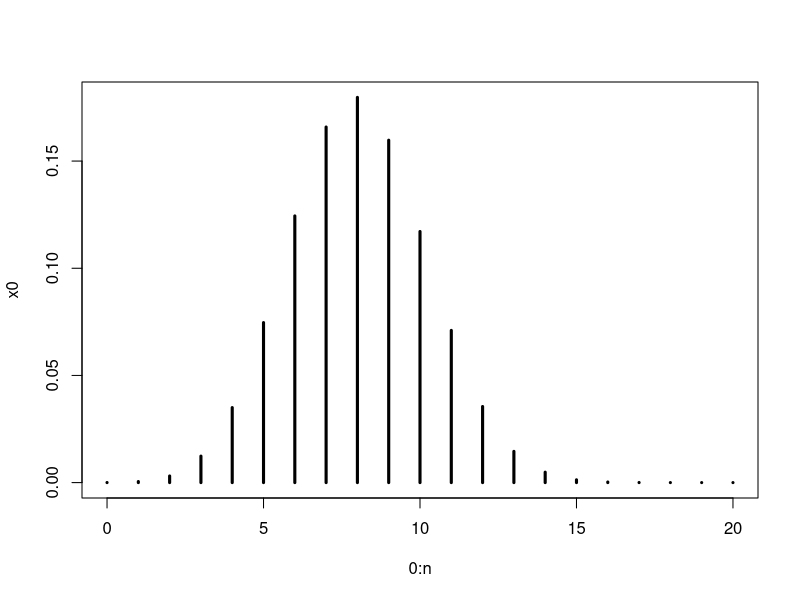
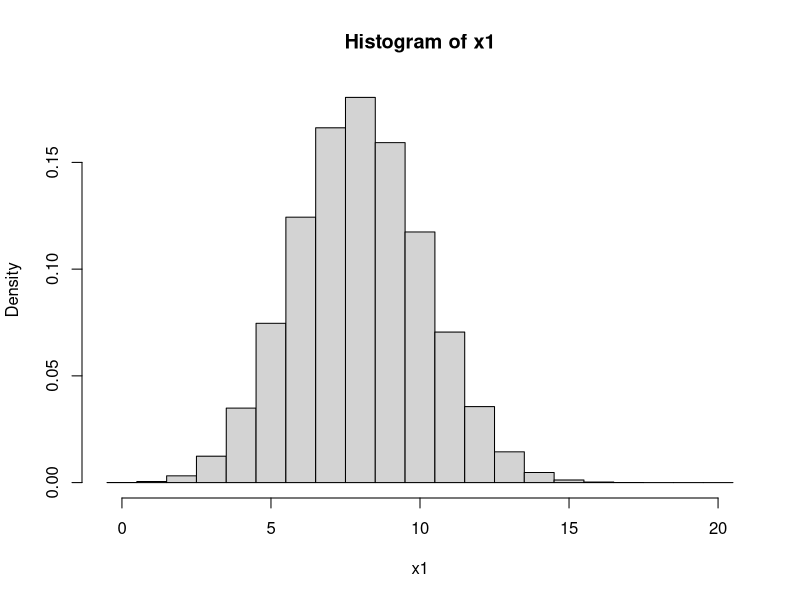
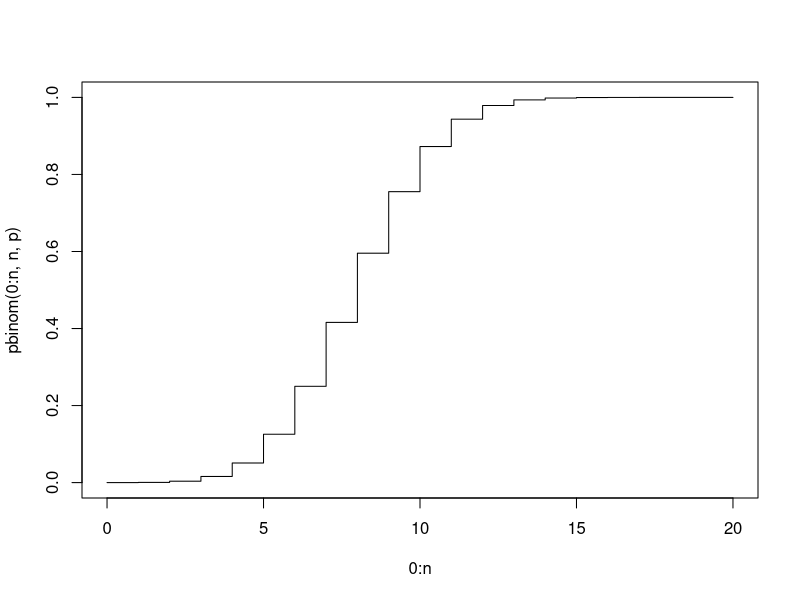
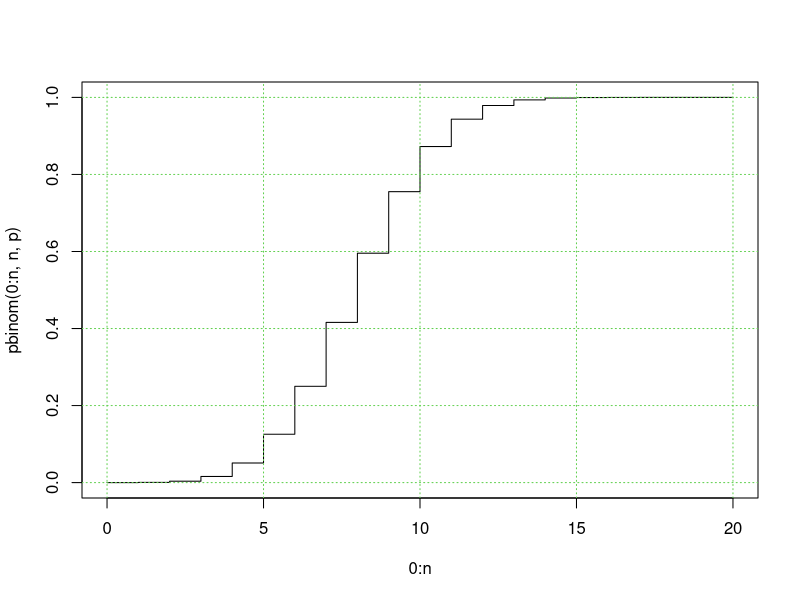
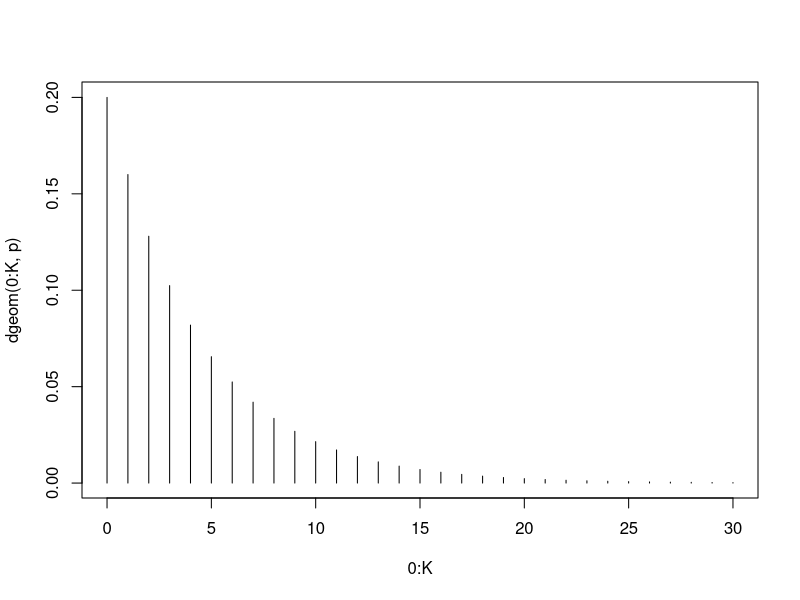
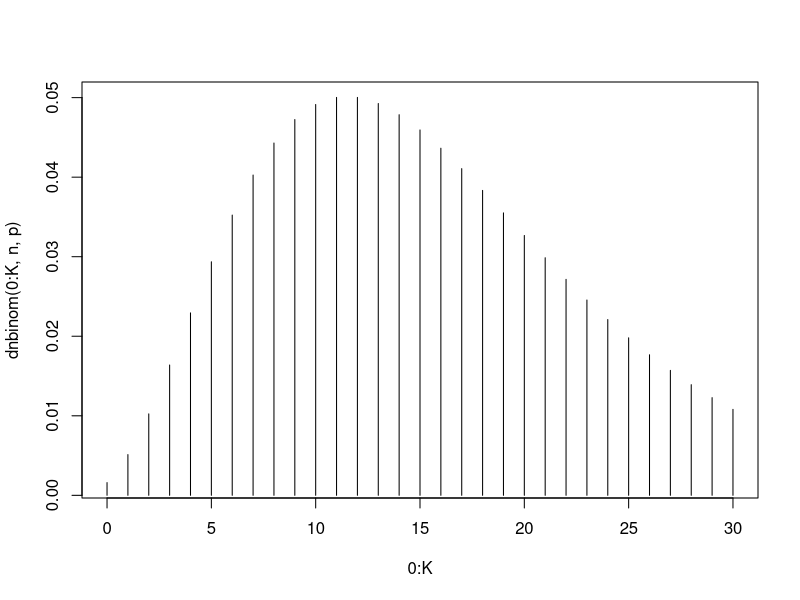
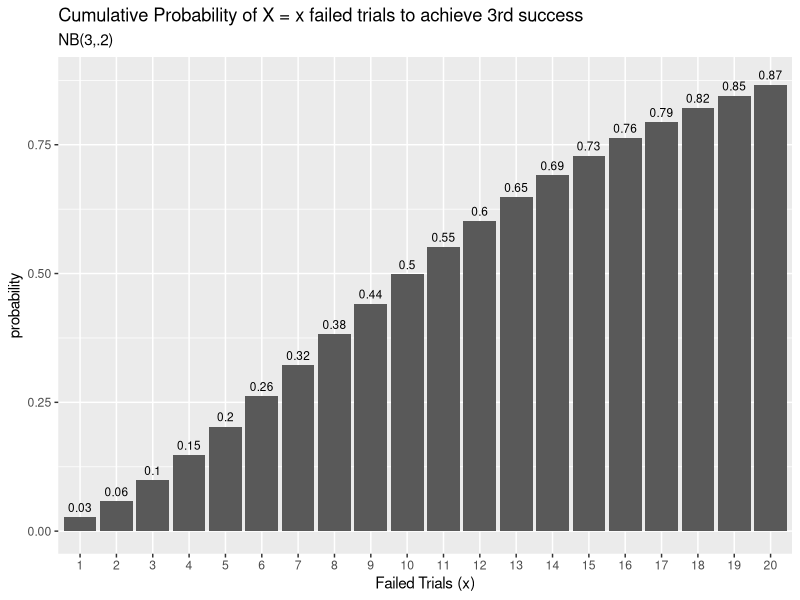
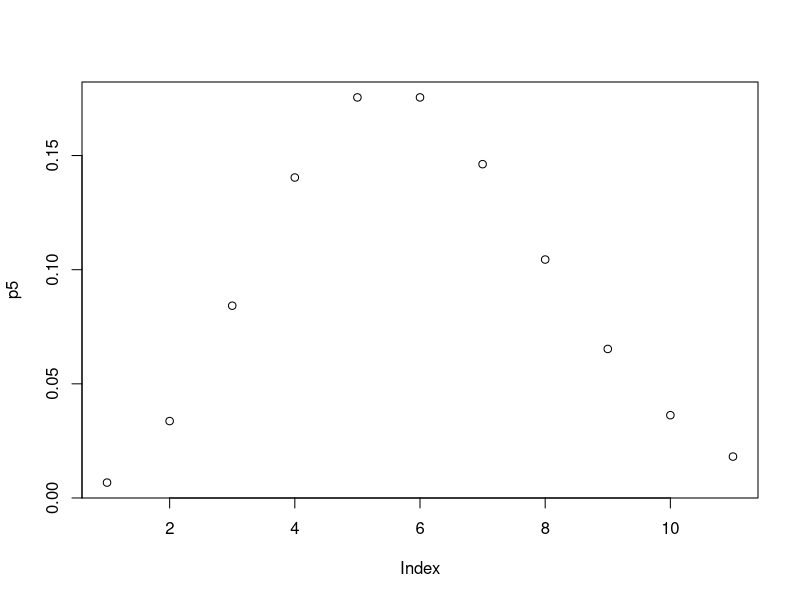

Source code (R) for these figures, in order:
## ---- chunk 1
n = 20
p = 0.4
rbinom(1,n,p) #one binomial distributed random variable with (n,p)


rbinom(5,n,p) #five binomial distributed random variables with (n,p)
## ---- chunk 2
dbinom(3,n,p)
dbinom(3.3,n,p) #Why wrong?
## ---- chunk 3
x0 = dbinom(0:n,n,p) # probability at each point of x
plot(0:n,x0,type = 'h', lwd = 3)
## ---- chunk 4
sum(dbinom(0:100,100,.3))
## ---- chunk 5
pbinom(4,n,p) # cumulative probability values.

sum(dbinom(0:4,n,p)) 

## ---- chunk 6
dbinom(4,n,p) # Exact value


#by simulation
mean(rbinom(1000,n,p) == 4)
## ---- chunk 7
x1 <- rbinom(1000000,n,p)
hist(x1, prob = T, breaks = seq(-.5,20.5,by = 1))
## ---- chunk 8
pbinom(5,n,p)
## ---- chunk 9
plot(0:n,pbinom(0:n,n,p), type = 's')
## ---- chunk 10
pbinom(5,n,p)
pbinom(5.1,n,p)
pbinom(4.99,n,p)
## ---- chunk 11
plot(0:n,pbinom(0:n,n,p), type = 's')
grid(col = 3)
## ---- chunk 12
qbinom(.3,n,p)
qbinom(.35,n,p)
qbinom(.4722,n,p)
qbinom(.2799,n,p)

## ---- chunk 13
qbinom(pbinom(6,n,p),n,p)

## ---- chunk 14
pbinom(qbinom(.333,n,p),n,p)
## ---- chunk 15
n = 4
p = .2
K = 30
plot(0:K, dgeom(0:K,p), type = 'h')
plot(0:K, dnbinom(0:K,n,p), type = 'h')
## ---- chunk 16
r = 3
p = 0.20
n = 7 - r
# exact
dnbinom(x = n, size = r, prob = p)
## ---- chunk 17
# simulated
mean(rnbinom(n = 10000, size = r, prob = p) == n)

## ---- chunk 18
library(dplyr)
library(ggplot2)

data.frame(x = 1:20, 
           pmf = dnbinom(x = 1:20, size = r, prob = p),
           cdf = pnbinom(q = 1:20, size = r, prob = p, lower.tail = TRUE)) %>%
ggplot(aes(x = factor(x), y = cdf)) +
  geom_col() +
  geom_text(
    aes(label = round(cdf,2), y = cdf + 0.01),
    size = 3,
    vjust = 0
  ) +
  labs(title = "Cumulative Probability of X = x failed trials to achieve 3rd success",
       subtitle = "NB(3,.2)",
       x = "Failed Trials (x)",
       y = "probability") 
## ---- chunk 19
p5=dpois(0:10,5)
p0.9=dpois(0:10,0.9)
plot(p5)
plot(p0.9)
## ---- chunk 20
plot(0:K, dpois(0:K, 5), type = 'h') #pmf
## ---- chunk 21
plot(0:K, ppois(0:K, 5), type = 's') #cdf
## ---- chunk 22
x = 14 #number of successive draws
m = 70 #total number of successes inside the urn
n = 30 #total number of failures inside the urn
k = 20 #number of draws(trails)

dhyper(x = x, m = m, n = n, k = k)
## ---- chunk 23
library(ggplot2)
library(dplyr)
options(scipen = 999, digits = 2) # sig digits

density = dhyper(x = 1:20, m = m, n = n, k = k)

data.frame(red = 1:20, density) %>%
  mutate(red14 = ifelse(red == 14, "x = 14", "other")) %>%
ggplot(aes(x = factor(red), y = density, fill = red14)) +
  geom_col() +
  geom_text(
    aes(label = round(density,2), y = density + 0.01),
    size = 3,
    vjust = 0
  ) +
  labs(title = "PMF of X = x Red Balls",
       subtitle = "Hypergeometric(k = 20, M = 70, N = 30)",
       x = "Number of red balls (x)",
       y = "Density")
## ---- chunk 24
x = seq(0,4) #possible number of aces
m = 4 # number of success elements in population = ace cards
n = 48  # number of failure elements in population=everything except ace cards
k = 5  # simple random sample size(five-card hand)

phyper(x,m,n,k)
dhyper(x,m,n,k)

## ---- chunk 25
round(phyper(x,m,n,k), 3)
## ---- chunk 26
ace_dist = dhyper(x,m,n,k)
plot(x,ace_dist, main ='Number of Aces in a 5-Card Hand',type='h')

## ---- chunk 27

par(mfrow=c(2,2))

hist(rexp(10))
hist(rexp(100))
hist(rexp(1000))
hist(rexp(10000))
## ---- chunk 28
library(ggplot2)

x_lower <- 0
x_upper <- 5  

max_height2 <- max(dexp(x_lower:x_upper, rate = 1, log = FALSE),
                   dexp(x_lower:x_upper, rate = 2,  log = FALSE),
                   dexp(x_lower:x_upper, rate = 0.5, log = FALSE))

max_height2

ggplot(data.frame(x = c(x_lower, x_upper)), aes(x = x)) + xlim(x_lower, x_upper) + 
  ylim(0, max_height2) +
  stat_function(fun = dexp, args = list(rate = 0.5), aes(colour = "0.5")) + 
  stat_function(fun = dexp, args = list(rate = 1), aes(colour = "1")) + 
  stat_function(fun = dexp, args = list(rate = 2), aes(colour = "2")) + 
  scale_color_manual("Rate", values = c("blue", "green", "red")) +
  labs(x = "\n x", y = "f(x) \n", 
       title = "Exponential Distribution Density Plots \n") + 
  theme(plot.title = element_text(hjust = 0.5), 
        axis.title.x = element_text(face="bold", colour="blue", size = 12),
        axis.title.y = element_text(face="bold", colour="blue", size = 12),
        legend.title = element_text(face="bold", size = 10),
        legend.position = "top")

# References:
# https://stackoverflow.com/questions/31792634/adding-legend-to-ggplot2-with-multiple-lines-on-plot
# https://stackoverflow.com/questions/19950219/using-legend-with-stat-function-in-ggplot2
## ---- chunk 29
set.seed(37)
sample1 <- rnorm(5, mean=10, sd=10)
sample2 <- rnorm(5, mean=10, sd=0.1)


sample1
sample2



round(sample1)
round(sample2)
## ---- chunk 30
cumProb <- seq(.0001,.9999,length = 1000)
quants <- qnorm(cumProb, mean = 0, sd = 1) #standard normal distribution
den <- dnorm(quants, mean = 0, sd = 1)

tibi1 =tibble(cumProb,quants,den)

ggplot(tibi1, aes(x = quants,y = den)) +
  geom_polygon(fill = 'cyan',color = 'black',size = .5, alpha=.5) +
  labs(x = 'Quantiles',y = 'Density',
     title='Standard Normal Density  Plot') 
## ---- chunk 31

ggplot(tibi1,aes(x = quants,y = cumProb))+
  geom_line(size=.7) +
  labs(x = 'Quantiles',y = 'Cumulative Probability',
     title = 'Standard Normal Cumulative Probability Plot') 
## ---- chunk 32
set.seed(33)
n10 <- rnorm(10, mean = 70, sd = 5)
n100 <- rnorm(100, mean = 70, sd = 5)
n10000 <-  rnorm(10000, mean = 70, sd = 5)

# Let's just look at one of the vectors
n10
## ---- chunk 33

par(mfrow=c(1,3))

# The breaks argument specifies how many bars are in the histogram
hist(n10, breaks = 5)
hist(n100, breaks = 20)
hist(n10000, breaks = 100)
## ---- chunk 34

library(ggplot2)

x_lower <- 0
x_upper <- 5

max_height2 <- max(dgamma(x_lower:x_upper, shape = 1, scale = 1), 
                   dgamma(x_lower:x_upper, shape = 2, scale = 1),
                  dgamma(x_lower:x_upper, shape = 2, scale = 3))


ggplot(data.frame(x = c(x_lower, x_upper)), aes(x = x)) + xlim(x_lower, x_upper) + 
  ylim(0, max_height2) + #g.1
  stat_function(fun = dgamma, args = list(shape = 1, scale = 1), aes(colour = "g.1")) + 
  stat_function(fun = dgamma, args = list(shape = 2, scale = 1), aes(colour = "g.2")) + #g.2
  stat_function(fun = dgamma, args = list(shape = 2, scale = 3), aes(colour = "g.3")) + #g.3
  scale_color_manual("Distributions", values = c("blue", "green", "red")) +
  labs(x = "\n x", y = "f(x) \n", 
       title = "Gamma Distribution Density Plots \n") + 
  theme(plot.title = element_text(hjust = 0.5), 
        axis.title.x = element_text(face="bold", colour="blue", size = 12),
        axis.title.y = element_text(face="bold", colour="blue", size = 12),
        legend.title = element_text(face="bold", size = 10),
        legend.position = "top")

## ---- chunk 35
alpha = 10
beta = 15 / 60
x = 3
# exact
pgamma(q = x, shape = alpha, scale = beta)

# simulated
mean(rgamma(n = 10000, shape = alpha, scale = beta) <= x)
## ---- chunk 36
n = 30
p = .4

sum((0:n)*dbinom(0:n,n,p))
sum((0:n)*dbinom(0:n,n,p)) -12  # determine how close this is to the exact value
                                # the difference is due to round off error
mean(rbinom(10000,n,p))
n*p
## ---- chunk 37
lambda = 4
n = 20 # truncate the infinite sum
sum((0:n)*dpois(0:n, lambda))
sum((0:n)*dpois(0:n, lambda)) - 4 # determine how close this is to the exact value
                                  #  the difference is mainly due to truncation error
mean(rpois(10000,lambda))    
